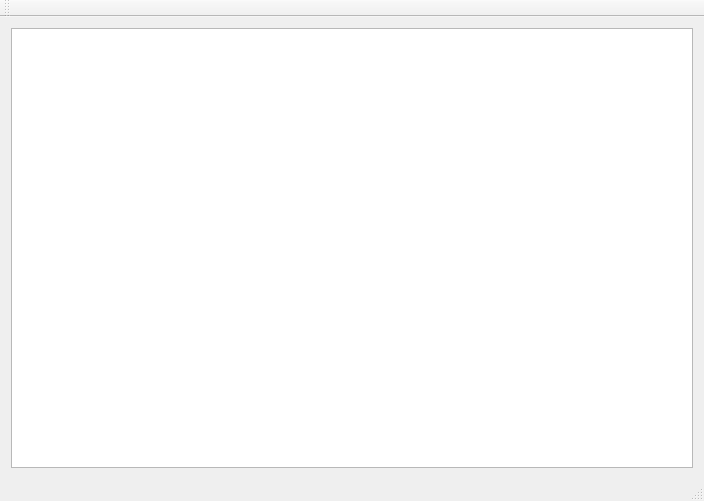
<?xml version="1.0" encoding="UTF-8"?>
<ui version="4.0">
 <class>MainWindow</class>
 <widget class="QMainWindow" name="MainWindow">
  <property name="geometry">
   <rect>
    <x>0</x>
    <y>0</y>
    <width>704</width>
    <height>501</height>
   </rect>
  </property>
  <property name="windowTitle">
   <string>MainWindow</string>
  </property>
  <widget class="QWidget" name="centralWidget">
   <layout class="QHBoxLayout" name="horizontalLayout">
    <item>
     <widget class="QTextBrowser" name="textBrowser"/>
    </item>
   </layout>
  </widget>
  <widget class="QMenuBar" name="menuBar">
   <property name="geometry">
    <rect>
     <x>0</x>
     <y>0</y>
     <width>704</width>
     <height>23</height>
    </rect>
   </property>
  </widget>
  <widget class="QToolBar" name="mainToolBar">
   <attribute name="toolBarArea">
    <enum>TopToolBarArea</enum>
   </attribute>
   <attribute name="toolBarBreak">
    <bool>false</bool>
   </attribute>
  </widget>
  <widget class="QStatusBar" name="statusBar"/>
 </widget>
 <layoutdefault spacing="6" margin="11"/>
 <resources/>
 <connections/>
</ui>
